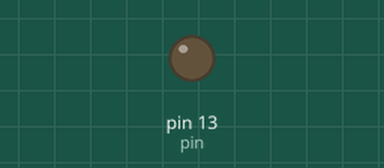
Simulated run of this sketch. Board: Arduino Uno, built with avr-gcc and run on an emulated ATmega328P. Parts: output pins drawn as LEDs (lit = HIGH).

Above: at 1.2 s.
At 23.4 s:
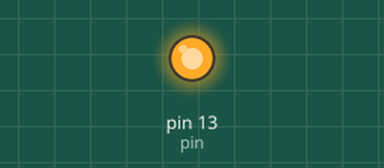
Timing chart, 0 to 25.6 s (numbered marks = the images above):
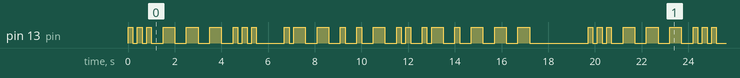

The sketch:

sosfunciones.ino
```cpp
int pin=13;

void setup() {
  // put your setup code here, to run once:
  pinMode(pin,OUTPUT);

}

void loop() {
  // put your main code here, to run repeatedly:
  punto();punto();punto();//s
  delay(300);//separar punto y raya
  raya();raya();raya();//o
  punto();punto();punto();//s
  delay(1000);
  punto();raya();raya();punto();//P
  delay(300);
  punto();//E
  delay(300);
  raya();punto();punto();//D
  delay(300);
  punto();raya();punto();//R
  delay(300);
  raya();raya();raya();//O

  delay(2000);


}
void punto(){
 digitalWrite(pin,HIGH);
  delay(200);
  digitalWrite(pin,LOW);
  delay(200);
}

void raya(){
   digitalWrite(pin,HIGH);
  delay(500);
  digitalWrite(pin,LOW);
  delay(500);
}
```

Measured:
- by itself, pin 13 (pin): moves between LOW and HIGH, repeating every 19.7 s
- by itself, everything shown: repeats every 19.7 s, in 46 steps
